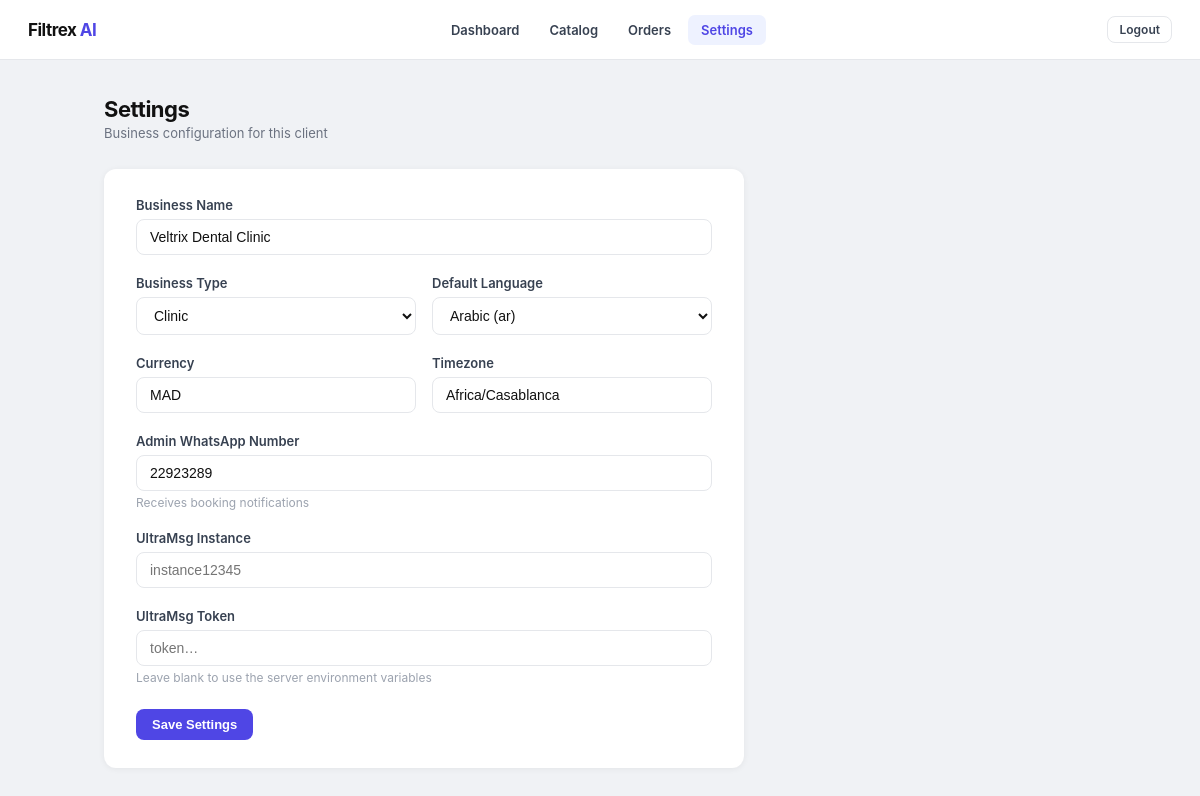
The app's page /admin/settings (signed in) with its own data.
### tables this page shows
CREATE TABLE clients (
                id                INTEGER PRIMARY KEY AUTOINCREMENT,
                name              TEXT NOT NULL,
                business_type     TEXT DEFAULT 'clinic',
                default_language  TEXT DEFAULT 'ar',
                currency          TEXT DEFAULT 'MAD',
                timezone          TEXT DEFAULT 'Africa/Casablanca',
                admin_whatsapp    TEXT,
                ultramsg_instance TEXT,
                ultramsg_token    TEXT,
                is_active         INTEGER DEFAULT 1,
                created_at        TEXT DEFAULT (datetime('now'))
            );

### app.py (the view, shortened to what this page needs)
@app.route("/admin/settings", methods=["GET", "POST"])
def admin_settings():
    guard = _admin_guard()
    if guard:
        return guard
    client = get_client(CLIENT_ID)
    return render_template("admin/settings.html", client=client, active="settings")

### app.py (called while the page is built)
def get_db_connection():
    con = sqlite3.connect(DB_FILE, timeout=10)
    con.row_factory = sqlite3.Row
    return con

def get_client(client_id=CLIENT_ID):
    con = get_db_connection()
    try:
        row = con.execute("SELECT * FROM clients WHERE id=?", (client_id,)).fetchone()
    finally:
        con.close()
    return dict(row) if row else {}

def _admin_guard():
    if not session.get("logged_in"):
        return redirect(url_for("login"))
    return None

### templates/admin/settings.html (shortened to what this page needs)
{% extends "admin/layout.html" %}
{% block content %}
<div class="page-head">
  <div>
    <h1 class="page-title">Settings</h1>
    <p class="page-sub">Business configuration for this client</p>
  </div>
</div>
<div class="form-card">
  <form method="post">
    <div class="form-row">
      <label>Business Name</label>
      <input type="text" name="name" value="{{ client.name }}" required/>
    </div>
    <div style="display:grid;grid-template-columns:1fr 1fr;gap:16px">
      <div class="form-row">
        <label>Business Type</label>
        <select name="business_type">
          <option value="clinic" {{ 'selected' if client.business_type=='clinic' }}>Clinic</option>
        </select>
      </div>
      <div class="form-row">
        <label>Default Language</label>
        <select name="default_language">
          <option value="ar" {{ 'selected' if client.default_language=='ar' }}>Arabic (ar)</option>
        </select>
      </div>
    </div>
    <div style="display:grid;grid-template-columns:1fr 1fr;gap:16px">
      <div class="form-row">
        <label>Currency</label>
        <input type="text" name="currency" value="{{ client.currency }}" placeholder="MAD"/>
      </div>
      <div class="form-row">
        <label>Timezone</label>
        <input type="text" name="timezone" value="{{ client.timezone }}" placeholder="Africa/Casablanca"/>
      </div>
    </div>
    <div class="form-row">
      <label>Admin WhatsApp Number</label>
      <input type="text" name="admin_whatsapp" value="{{ client.admin_whatsapp or '' }}" placeholder="e.g. 2126xxxxxxxx"/>
      <div class="form-hint">Receives booking notifications</div>
    </div>
    <div class="form-row">
      <label>UltraMsg Instance</label>
      <input type="text" name="ultramsg_instance" value="{{ client.ultramsg_instance or '' }}" placeholder="instance12345"/>
    </div>
    <div class="form-row">
      <label>UltraMsg Token</label>
      <input type="text" name="ultramsg_token" value="{{ client.ultramsg_token or '' }}" placeholder="token…"/>
      <div class="form-hint">Leave blank to use the server environment variables</div>
    </div>
    <div class="form-actions">
      <button type="submit" class="btn btn-primary">Save Settings</button>
    </div>
  </form>
</div>
{% endblock %}

### templates/admin/layout.html (style rules this page uses)
*,*::before,*::after { box-sizing:border-box;margin:0;padding:0 }
body { font-family:-apple-system,BlinkMacSystemFont,"Segoe UI",Roboto,sans-serif;background:#f0f2f5;min-height:100vh;color:#111 }
.btn { display:inline-flex;align-items:center;gap:6px;padding:8px 16px;font-size:13px;font-weight:600;border-radius:8px;cursor:pointer;border:none;transition:background .12s,color .12s }
.btn-primary { background:#4f46e5;color:#fff }
.page-head { margin-bottom:28px;display:flex;align-items:flex-end;justify-content:space-between;flex-wrap:wrap;gap:12px }
.page-title { font-size:22px;font-weight:700;letter-spacing:-.5px }
.page-sub { font-size:13px;color:#6b7280;margin-top:3px }
.form-card { background:#fff;border-radius:12px;box-shadow:0 1px 6px rgba(0,0,0,.06);padding:28px 32px;max-width:640px }
.form-row { margin-bottom:20px }
label { display:block;font-size:13px;font-weight:600;color:#374151;margin-bottom:6px }
input[type=text],input[type=number],select,textarea { width:100%;padding:9px 13px;border:1.5px solid #e5e7eb;border-radius:8px;font-size:14px;color:#111;background:#fff;transition:border .12s }
.form-hint { font-size:12px;color:#9ca3af;margin-top:4px }
.form-actions { display:flex;gap:10px;margin-top:24px }

### records on screen
clients: name "Veltrix Dental Clinic", currency "MAD", timezone "Africa/Casablanca", admin_whatsapp "22923289"
